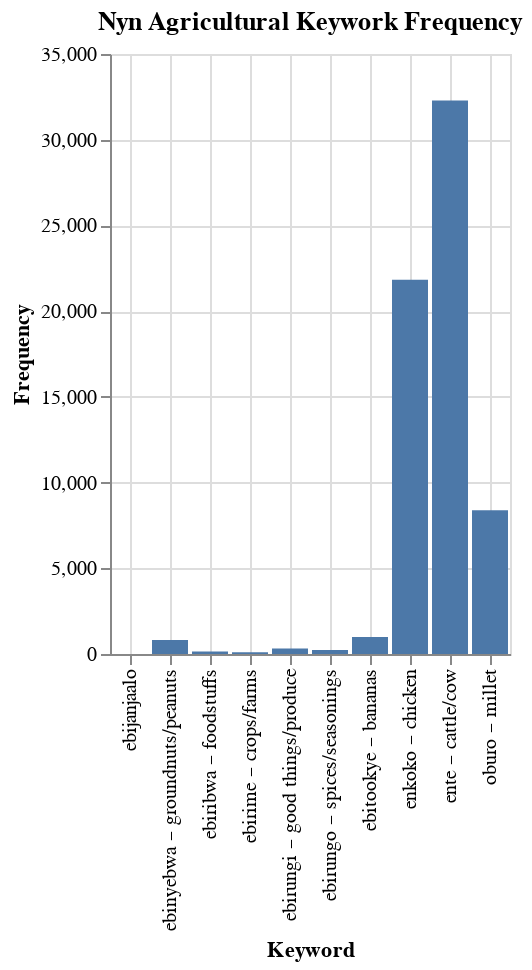

The cell this chart's notebook holds for it:
### Code cell
%chart x=term, y=frequency, title=N Agricultural Keywork Frequency, labelx=Keyword, labely=Frequency, typex=n, typey=q, width=500, height=300

### Figure 1 — Vega-Lite specification as saved in the notebook (floating-point values rounded to 4 significant figures)
{"$schema": "https://vega.github.io/schema/vega-lite/v3.json", "data": {"format": {"type": "csv"}, "values": "\"term\",\"frequency\"\n\"ente – cattle/cow\",\"32285\"\n\"enkoko – chicken\",\"21838\"\n\"oburo – millet\",\"8382\"\n\"ebitookye – bananas\",\"993\"\n\"ebinyebwa – groundnuts/peanuts\",\"816\"\n\"ebirungi – good things/produce\",\"315\"\n\"ebirungo – spices/seasonings\",\"235\"\n\"ebiribwa – foodstuffs\",\"153\"\n\"ebirime – crops/farms\",\"96\"\n\"ebijanjaalo\",\"1\"\n"}, "encoding": {"x": {"axis": {"grid": true, "title": "Keyword"}, "field": "term", "type": "nominal"}, "y": {"axis": {"grid": true, "title": "Frequency"}, "field": "frequency", "type": "quantitative"}}, "height": "300", "mark": {"color": "#4C78A8", "type": "bar"}, "title": "Nyn Agricultural Keywork Frequency", "width": "500"}
